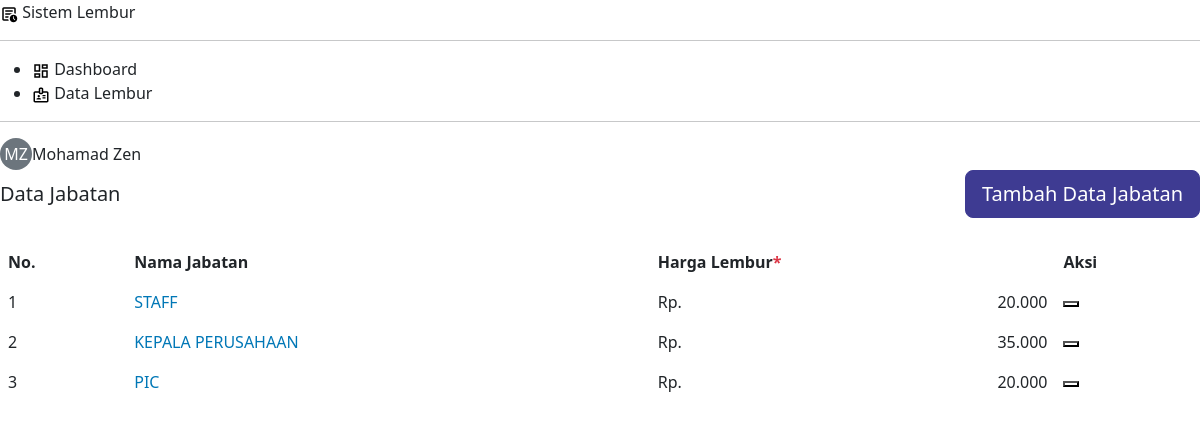
Page /pages/master-data/jabatan/index.php (signed in) on the committed database.
### tables this page shows
CREATE TABLE `pengguna` (
  `id_pengguna` varchar(36) NOT NULL,
  `nama_pengguna` varchar(100) NOT NULL,
  `password` varchar(100) NOT NULL,
  `tipe_pengguna` enum('superadmin','staff','dept. head','pic') NOT NULL,
  `id_karyawan` varchar(36) NOT NULL
);

CREATE TABLE `karyawan` (
  `id_karyawan` varchar(36) NOT NULL,
  `nama_karyawan` varchar(100) NOT NULL,
  `id_jabatan` varchar(36) NOT NULL,
  `no_hp` varchar(15) DEFAULT NULL,
  `tanggal_masuk` date NOT NULL
);

CREATE TABLE `jabatan` (
  `id_jabatan` varchar(36) NOT NULL,
  `nama_jabatan` varchar(50) NOT NULL,
  `harga_lembur` decimal(10,2) NOT NULL
);

### pages/master-data/jabatan/index.php (the view, shortened to what this page needs)
<?php
require '../../../includes/header.php';
$data_jabatan = selectData('jabatan');
?>
<div class="d-flex justify-content-between align-items-center mb-4">
  <h1 class="fs-5 m-0">Data Jabatan</h1>
  <button type="button" class="btn btn-primary btn-lg btn-icon btn-add" data-bs-toggle="modal"
    data-bs-target="#addModal">
    Tambah Data Jabatan
  </button>
</div>
<table id="example" class="table nowrap table-hover" style="width:100%">
  <thead>
    <tr>
      <th>No.</th>
      <th colspan="5">Nama Jabatan</th>
      <th>Harga Lembur<a href="#" class="link-danger link-offset-2 link-underline-opacity-0" data-bs-toggle="tooltip"
          data-bs-custom-class="custom-tooltip" data-bs-title="Harga lembur per jam">*</a></th>
      <th>Aksi</th>
    </tr>
  </thead>
  <tbody>
    <?php if (empty($data_jabatan)) : ?>
    <tr>
      <td colspan="4">Tidak ada data</td>
    </tr>
    <?php else : ?>
    <?php $no = 1; ?>
    <?php foreach ($data_jabatan as $jabatan) : ?>
    <tr>
      <td class="text-start"><?= $no; ?></td>
      <td colspan="5" class="text-primary"><?= strtoupper($jabatan['nama_jabatan']); ?></td>
      <td><?= formatRupiah($jabatan['harga_lembur']); ?></td>
      <td>
        <div class="btn-group">
          <button type="button" class="btn-act btn-edit bg-transparent" data-bs-toggle="modal"
            data-bs-target="#editModal<?= $jabatan['id_jabatan']; ?>" title="Ubah Data"></button>
        </div>
      </td>
    </tr>
    <?php $no++; ?>
    <?php endforeach; ?>
    <?php endif; ?>
  </tbody>
</table>
<?php
require '../../../includes/footer.php';
?>

### includes/header.php (shortened to what this page needs)
<?php
require_once 'function.php';
$id_pengguna = $_SESSION['id_pengguna'] ?? $_COOKIE['ingat_user_id'] ?? '';
$karyawan_log = [];
if ($id_pengguna) {
    $mainTable = "pengguna";
    $joinTables = [
      ["karyawan", "pengguna.id_karyawan = karyawan.id_karyawan"],
      ["jabatan", "karyawan.id_jabatan = jabatan.id_jabatan"]
    ];
    $columns = "pengguna.*, karyawan.*, jabatan.*";
    $conditions = "pengguna.id_pengguna = '$id_pengguna'";
    $karyawanData = selectDataJoin($mainTable, $joinTables, $columns, $conditions);
    if (!empty($karyawanData)) {
        $karyawan_log = $karyawanData[0];
    } else {
        $karyawan_log = [];
    }
} else {
    echo "Pengguna tidak terautentikasi.";
}
?>
<!DOCTYPE html>
<html lang="en">
<head>
  <link rel="stylesheet" href="<?= base_url('assets/css/bootstrap.min.css'); ?>">
  <link rel="stylesheet" href="<?= base_url('assets/css/dataTables.bootstrap5.css'); ?>">
  <link rel="stylesheet" href="<?= base_url('assets/css/responsive.bootstrap5.css'); ?>">
  <link rel="stylesheet" href="<?= base_url('assets/css/buttons.dataTables.css'); ?>">
  <link rel="stylesheet" href="<?= base_url('assets/css/style.css'); ?>">
  <link rel="stylesheet" href="<?= base_url('assets/css/sweetalert2.min.css'); ?>">
</head>
<body>
  <div class="sb-cover">
    <div class="sidebar">
      <div class="sidebar-top">
        <div class="header">
          <a href="/" class="nav-link">
            <span class="text-link">
              Sistem Lembur
            </span>
          </a>
        </div>
        <hr>
        <ul>
          <?php if ($_SESSION['peran_pengguna'] === 'pic'): ?>
          <li>
            <a href="<?= base_url('pages/dashboard'); ?>"
              class="nav-link text-dark <?= setActivePage('pages/dashboard'); ?>">
              <span class="text-link">
                Dashboard
              </span>
            </a>
          </li>
          <?php endif; ?>
          <?php if ($_SESSION['peran_pengguna'] === 'pic'): ?>
          <li>
            <a href="<?= base_url('pages/pengajuan-lembur'); ?>"
              class="nav-link text-dark <?= setActivePage('pages/pengajuan-lembur'); ?>">
              <span class="text-link">
                Data Lembur
              </span>
            </a>
          </li>
          <?php endif; ?>
        </ul>
      </div>
      <div class="sidebar-bottom">
        <hr>
        <div class="dropdown">
          <a href="#" class="d-flex align-items-center text-dark text-decoration-none nav-link"
            data-bs-toggle="dropdown" aria-expanded="false">
            <span class="rounded-circle bg-secondary text-white"
              style="width: 32px; height: 32px; display: inline-flex; align-items: center; justify-content: center;">
              <?php
                if (!empty($karyawan_log)) {
                  $nama_karyawan = $karyawan_log['nama_karyawan'];
                  $kata = explode(" ", $nama_karyawan);
                  $inisial = '';
                  foreach ($kata as $kata_satu) {
                      $inisial .= substr($kata_satu, 0, 1);
                  }
                  echo strtoupper($inisial);
                } else {
                  echo "Data karyawan tidak ditemukan.";
                }
                ?>
            </span>
            <span class="text-link"><?= ucwords($nama_karyawan); ?></span>
          </a>
        </div>
      </div>
    </div>
  </div>
  <div class="rs-content" style="position: relative;">

### includes/function.php (shortened to what this page needs)
<?php
require_once 'config.php';
function base_url($url = null) {
    $base_url = getenv('BASE_URL') ? getenv('BASE_URL') : "http://sistem-lembur.test";
    if ($url != null) {
        return rtrim($base_url, '/') . '/' . ltrim($url, '/');
    } else {
        return $base_url;
    }
}
function setActivePage($page) {
    $current_page = $_SERVER['REQUEST_URI'];
    $active_class = '';
    return $active_class;
}
function selectData($table, $conditions = "", $order_by = "", $limit = "", $bind_params = array()) {
    global $conn;
    $sql = "SELECT * FROM $table";
    $stmt = mysqli_prepare($conn, $sql);
    mysqli_stmt_execute($stmt);
    $result = mysqli_stmt_get_result($stmt);
    $rows = mysqli_fetch_all($result, MYSQLI_ASSOC);
    return $rows;
}
function selectDataJoin($mainTable, $joinTables = [], $columns = '*', $conditions = "", $orderBy = "") {
  global $conn;
  $sql = "SELECT $columns FROM $mainTable";
  foreach ($joinTables as $joinTable) {
      $sql .= " JOIN $joinTable[0] ON $joinTable[1]";
  }
  if (!empty($conditions)) {
      $sql .= " WHERE $conditions";
  }
  $result = mysqli_query($conn, $sql);
  $rows = mysqli_fetch_all($result, MYSQLI_ASSOC);
  return $rows;
}
function formatRupiah($number) {
    return '<div class="d-flex justify-content-between"><span>Rp.</span><span>' . number_format($number, 0, ',', '.') . '</span></div>';
}

### rows in the picture
pengguna: id_karyawan.nama_karyawan "Mohamad Zen"
jabatan: nama_jabatan "STAFF", harga_lembur "20.000"
jabatan: nama_jabatan "KEPALA PERUSAHAAN", harga_lembur "35.000"
jabatan: nama_jabatan "PIC", harga_lembur "20.000"

### other values in the picture
$inisial "MZ"
